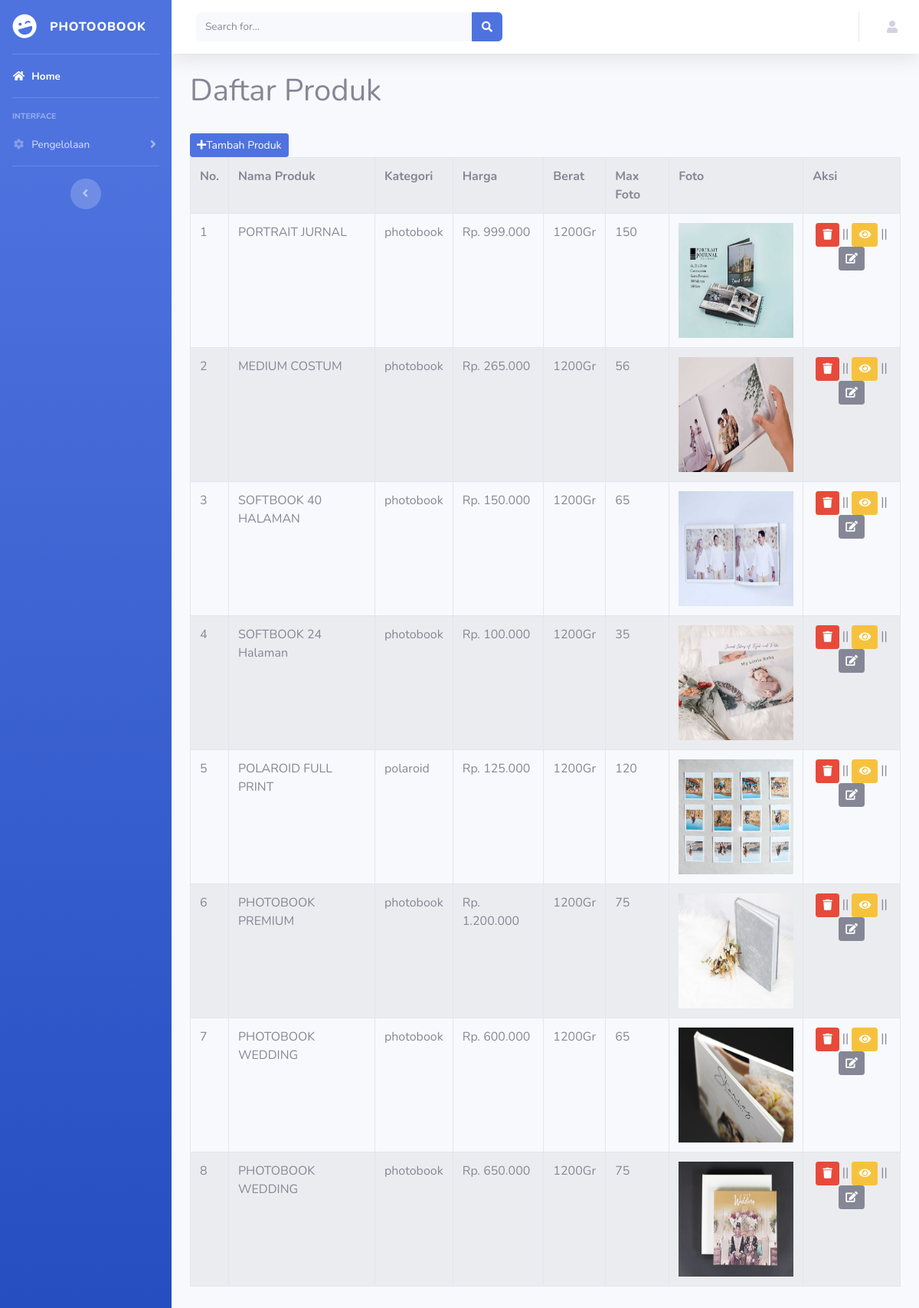
/admin/index.php?halaman=produk (signed in), run on the app's committed database.
### tables this page shows
CREATE TABLE `produk` (
  `id_produk` int(11) NOT NULL,
  `id_kategori` int(11) NOT NULL,
  `max` varchar(11) NOT NULL,
  `nama_produk` varchar(100) NOT NULL,
  `harga` int(11) NOT NULL,
  `berat` int(11) NOT NULL,
  `deskripsi` text NOT NULL,
  `foto` varchar(255) NOT NULL
);

CREATE TABLE `kategori` (
  `id_kategori` int(11) NOT NULL,
  `kategori` varchar(255) NOT NULL
);

### admin/page/produk.php (the view)
<h1>Daftar Produk</h1>
<a href="index.php?halaman=tambahproduk" class="mt-4 btn btn-primary btn-sm"><i class="fas fa-plus"></i>Tambah Produk</a>
<table class="th-dark table table-bordered table-hover table-striped">
	<tr>
		<th>No.</th>
		<th>Nama Produk</th>
		<th>Kategori</th>
		<th>Harga</th>
		<th>Berat</th>
		<th>Max Foto</th>
		<th>Foto</th>
		<th>Aksi</th>
	</tr>
	<?php $no=1; ?>
	<?php $ambil = $koneksi->query("SELECT * FROM produk LEFT JOIN kategori ON produk.id_kategori=kategori.id_kategori "); ?>
	<?php while($pecah = $ambil->fetch_assoc()){
		?>
	<tr>
		<td><?php echo $no ?></td>
		<td><?php echo $pecah['nama_produk'] ?></td>
		<td><?php echo $pecah['kategori'] ?></td>
		<td>Rp. <?php echo number_format($pecah['harga'],0,",",".") ?></td>
		<td><?php echo $pecah['berat'] ?>Gr</td>
		<td><?php echo $pecah['max'] ?></td>
		<td><img src="../foto produk/<?php echo $pecah['foto'] ?>" width="150px" height="150px"></td>
		<td class="text-center">
			<a class="btn btn-sm btn-danger" href="index.php?halaman=hapusproduk&gila=<?php echo $pecah['id_produk'] ?>" onclick="return confirm('apakah anda yakin mau menghapus?');"><i class="fas fa-trash"></i></a> ||
			<a class="btn btn-sm btn-warning" href="index.php?halaman=detailproduk&id=<?php echo $pecah['id_produk'] ?>"><i class="fas fa-eye"></i></a> ||
			<a class="btn btn-sm btn-secondary" href="index.php?halaman=ubahproduk&id=<?php echo $pecah['id_produk'] ?>"><i class="fas fa-edit"></i></a>
		</td>
	</tr>
	<?php $no++ ?>
	<?php } ?>
</table>

### data on the page
produk: nama_produk "PORTRAIT JURNAL", id_kategori.kategori "photobook", harga "999.000", berat "1200", max "150", foto (picture)
produk: nama_produk "MEDIUM COSTUM", id_kategori.kategori "photobook", harga "265.000", berat "1200", max "56", foto (picture)
produk: nama_produk "SOFTBOOK 40 HALAMAN", id_kategori.kategori "photobook", harga "150.000", berat "1200", max "65", foto (picture)
produk: nama_produk "SOFTBOOK 24 Halaman", id_kategori.kategori "photobook", harga "100.000", berat "1200", max "35", foto (picture)
produk: nama_produk "POLAROID FULL PRINT", id_kategori.kategori "polaroid", harga "125.000", berat "1200", max "120", foto (picture)
produk: nama_produk "PHOTOBOOK PREMIUM", id_kategori.kategori "photobook", harga "1.200.000", berat "1200", max "75", foto (picture)
produk: nama_produk "PHOTOBOOK WEDDING", id_kategori.kategori "photobook", harga "600.000", berat "1200", max "65", foto (picture)
produk: nama_produk "PHOTOBOOK WEDDING", id_kategori.kategori "photobook", harga "650.000", berat "1200", max "75", foto (picture)
